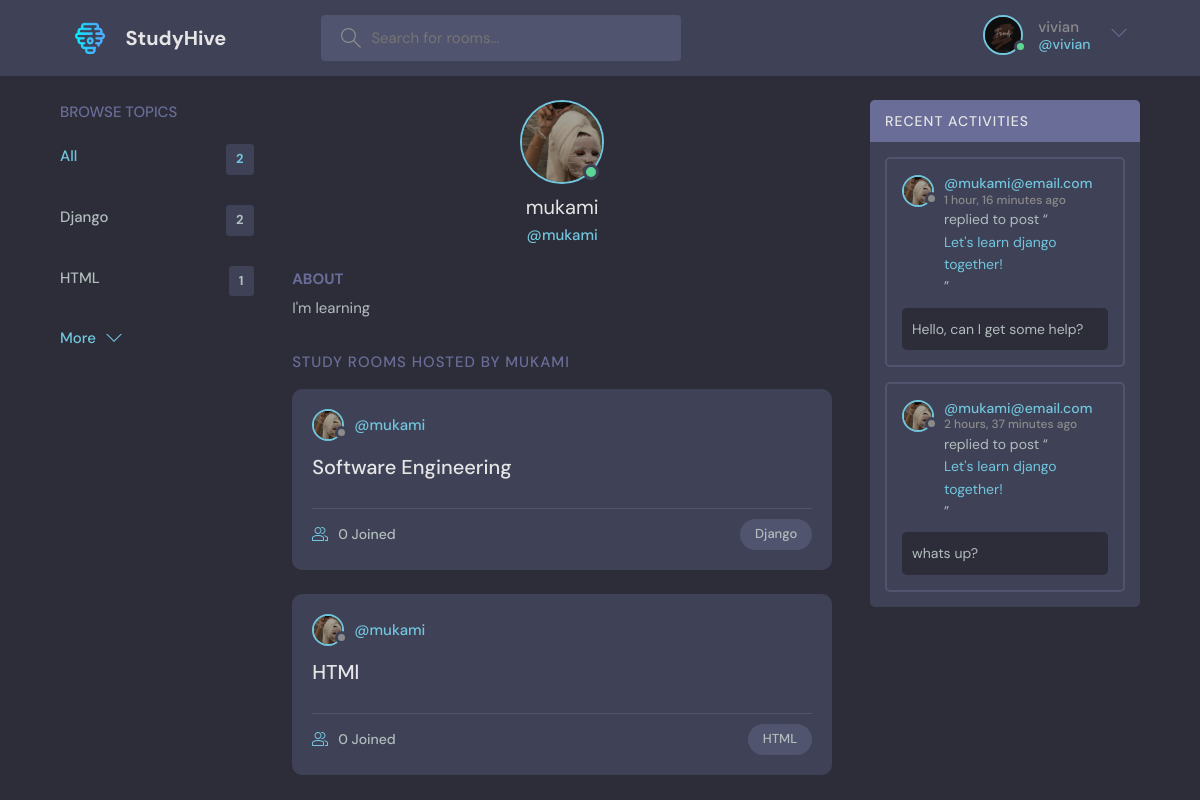
The app's page /profile/2/ (signed in) with its own data.
### base/models.py (models this page shows, shortened)
class User(AbstractUser):
    name=models.CharField(max_length=200, null=True)
    email = models.EmailField(unique=True, null=True)
    bio = models.TextField(null=True)
    avatar = models.ImageField(null=True, default="avatar.svg")
    USERNAME_FIELD = 'email'
    REQUIRED_FIELDS = []

class Topic(models.Model):
    name = models.CharField(max_length=200)

class Room(models.Model):
    host = models.ForeignKey(User, on_delete=models.SET_NULL, null=True)
    topic = models.ForeignKey(Topic, on_delete=models.SET_NULL, null=True)
    name = models.CharField(max_length=200)
    description = models.TextField(null=True, blank=True)
    participants = models.ManyToManyField(User, related_name='participants', blank=True)
    updated_at = models.DateTimeField(auto_now=True)
    created_at = models.DateTimeField(auto_now_add=True)
    class Meta:
        ordering = ['-updated_at', '-created_at']
    def __str__(self):
        return self.name

class Message(models.Model):
    user = models.ForeignKey(User, on_delete=models.CASCADE)
    room = models.ForeignKey(Room, on_delete=models.CASCADE)
    body = models.TextField()
    updated_at = models.DateTimeField(auto_now=True)
    created_at = models.DateTimeField(auto_now_add=True)
    class Meta:
        ordering = ['-updated_at', '-created_at']

### base/views.py (the view)
# urls.py: path('profile/<str:pk>/', views.userProfile, name="user-profile"),
def userProfile(request, pk):
    user = User.objects.get(id=pk)
    rooms = user.room_set.all()
    room_messages = user.message_set.all()
    topics = Topic.objects.all()
    context = {'user': user, 'rooms': rooms, 'room_messages': room_messages, 'topics': topics}
    return render(request, 'base/profile.html', context)

### base/templates/base/profile.html (shortened to what this page needs)
{% extends 'main.html' %} {% block content %}
  <main class="profile-page layout layout--3">
    <div class="container">
     {% include 'base/topics_component.html' %}
      <div class="roomList">
        <div class="profile">
          <div class="profile__avatar">
            <div class="avatar avatar--large active">
              <img src="{{user.avatar.url}}" />
            </div>
          </div>
          <div class="profile__info">
            <h3>{{user.username}}</h3>
            <p>@{{user.username}}</p>
          </div>
          <div class="profile__about">
            <h3>About</h3>
            <p>
              {{user.bio}}
            </p>
          </div>
        </div>
        <div class="roomList__header">
          <div>
            <h2>Study Rooms Hosted by {{user.username}}</a>
            </h2>
          </div>
        </div>
        {% include 'base/feed_component.html' %}
      </div>
     {% include 'base/activity_component.html' %}
    </div>
  </main>
{% endblock content %}

### templates/navbar.html (shortened to what this page needs)
{% load static %}
<header class="header header--loggedIn">
  <div class="container">
    <a href="{% url 'home' %}" class="header__logo">
      <img src="{% static 'images/logo1.png' %}" />
      <h1>StudyHive</h1>
    </a>
    <form class="header__search" method="GET" action="{% url 'home' %}">
      <label>
        <input name="q" placeholder="Search for rooms..." />
      </label>
    </form>
    <nav class="header__menu">
      {% if request.user.is_authenticated %}
      <div class="header__user">
        <a href="{% url 'update-user' %}">
          <div class="avatar avatar--medium active">
            <img src="{{request.user.avatar.url}}" />
          </div>
          <p>
            {{request.user.username}} <span>@{{request.user.username}}</span>
          </p>
        </a>
        <button class="dropdown-button">
          <svg
            version="1.1"
            xmlns="http://www.w3.org/2000/svg"
            width="32"
            height="32"
            viewBox="0 0 32 32"
          >
            <title>chevron-down</title>
            <path d="M16 21l-13-13h-3l16 16 16-16h-3l-13 13z"></path>
          </svg>
        </button>
      </div>
      {% else %}
      <a href="{% url 'login' %}">
        <img src="{% static 'images/avatar.svg' %}" />
        <p>Login</p>
      </a>
      {% endif %}
    </nav>
  </div>
</header>

### base/templates/base/topics_component.html
<div class="topics">
  <div class="topics__header">
    <h2>Browse Topics</h2>
  </div>
  <ul class="topics__list">
    <li>
      <a href="{% url 'home' %}" class="active"
        >All <span>{{ topics.count }}</span></a
      >
    </li>
    {% for topic in topics %}
    <li>
      <a href="{% url 'home' %}?q={{topic.name}}"
        >{{topic.name}}<span>{{ topic.room_set.all.count }}</span></a
      >
    </li>
    {% endfor %}
  </ul>
  <a class="btn btn--link" href="{% url 'topics' %}">
    More
    <svg
      version="1.1"
      xmlns="http://www.w3.org/2000/svg"
      width="32"
      height="32"
      viewBox="0 0 32 32"
    >
      <title>chevron-down</title>
      <path d="M16 21l-13-13h-3l16 16 16-16h-3l-13 13z"></path>
    </svg>
  </a>
</div>

### base/templates/base/feed_component.html (shortened to what this page needs)
{% for room in rooms %}
<div class="roomListRoom">
  <div class="roomListRoom__header">
    <a
      href="{% url 'user-profile' room.host.id %}"
      class="roomListRoom__author"
    >
      <div class="avatar avatar--small">
        <img src="{{room.host.avatar.url}}" />
      </div>
      <span>@{{room.host.username}}</span>
    </a>
  </div>
  <div class="roomListRoom__content">
    <a href="{% url 'room' room.id %}">{{ room.name }}</a>
  </div>
  <div class="roomListRoom__meta">
    <a href="{% url 'room' room.id %}" class="roomListRoom__joined">
      {{room.participants.all.count}} Joined
    </a>
    <p class="roomListRoom__topic">{{room.topic.name}}</p>
  </div>
</div>
{% endfor %}

### base/templates/base/activity_component.html (shortened to what this page needs)
<div class="activities">
  <div class="activities__header">
    <h2>Recent Activities</h2>
  </div>
  {% for message in room_messages %}
  <div class="activities__box">
    <div class="activities__boxHeader roomListRoom__header">
      <a
        href="{% url 'user-profile' message.user.id %}"
        class="roomListRoom__author"
      >
        <div class="avatar avatar--small">
          <img src="{{message.user.avatar.url}}" />
        </div>
        <p>
          @{{message.user}}
          <span>{{message.created_at|timesince}} ago</span>
        </p>
      </a>
    </div>
    <div class="activities__boxContent">
      <p>
        replied to post “<a href="{% url 'room' message.room.id %}"
          >{{message.room}}</a
        >”
      </p>
      <div class="activities__boxRoomContent">{{message.body}}</div>
    </div>
  </div>
  {% endfor %}
</div>

### records on screen
User: user.avatar (picture), user.username "vivian"
Topic: name "Django", room_set.all.count "2"
Topic: name "HTML", room_set.all.count "1"
User: avatar (picture), username "mukami", bio "I'm learning", username "MUKAMI"
Room: host.avatar (picture), host.username "mukami", name "Software Engineering", participants.all.count "0", topic.name "Django"
Room: host.avatar (picture), host.username "mukami", name "HTMl", participants.all.count "0", topic.name "HTML"
Message: user.avatar (picture), user "mukami@email.com", created_at "1 hour, 16 minutes", room "Let's learn django together!", body "Hello, can I get some help?"
Message: user.avatar (picture), user "mukami@email.com", created_at "2 hours, 37 minutes", room "Let's learn django together!", body "whats up?"

### other values on screen
{{ topics.count }} "2"
